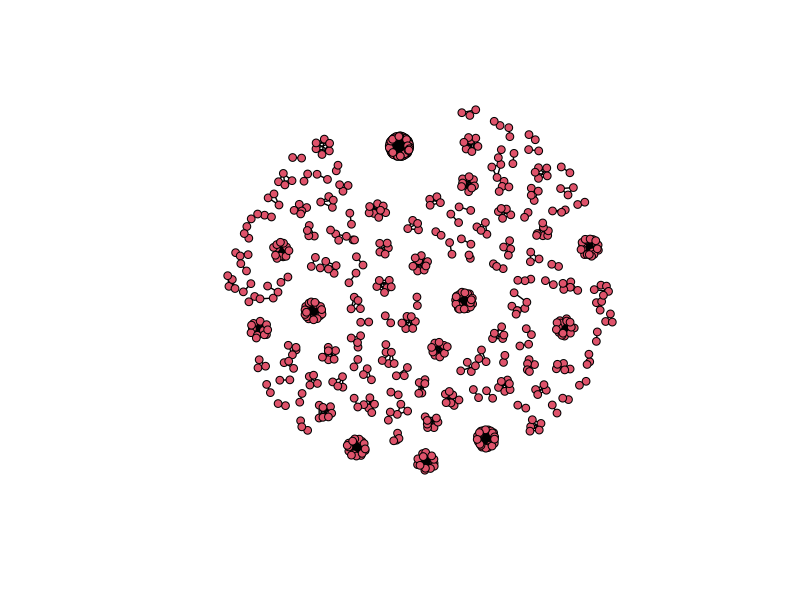

Here is the R script that generated this plot:
## ---- chunk 1
knitr::opts_chunk$set(echo = TRUE)
## ---- chunk 2
data = read.csv('Connections.csv', encoding = 'UTF-8')

data
## ---- chunk 3
library(dplyr)

data %>% group_by(Company) %>% count() %>% arrange(desc(n))

## ---- chunk 4

#library(tidygraph)
#library(ggraph)

# not being used for now

## ---- chunk 5
names(data)
## ---- chunk 6

data$Last_name_initial = substr(data$Last.Name, 1,1)


data = data %>% mutate(
  name = paste(First.Name, Last_name_initial, sep = " ")
)


data$index <- 1:nrow(data)

unique(data$Company)

df1 <- data.frame()

# iterate through each company and generate the edges 
for (company in unique(data$Company) ){
  
company_edges = data %>% filter(Company==company) %>% pull(index)

edges = expand.grid(company_edges, company_edges)

# remove the connections with themselves
edges = edges %>% filter(Var1 != Var2)

# append to main df1
df1 <- rbind(df1, edges)

print(dim(df1))
  
}

# nodes = data$index
# edges = df1

df1$temp <- apply(df1, 1, function(x) paste(sort(x), collapse=""))

df1 = df1[!duplicated(df1$temp), 1:2] # remove duplicate (each combination appears once)

df1
## ---- chunk 7
library(tidygraph)
#install.packages('network')
library(network)


linkedin_network <- network(df1, attr = data,  matrix.type = "edgelist",directed=FALSE)

linkedin_network

plot(linkedin_network )

#to do: print names of nodes
